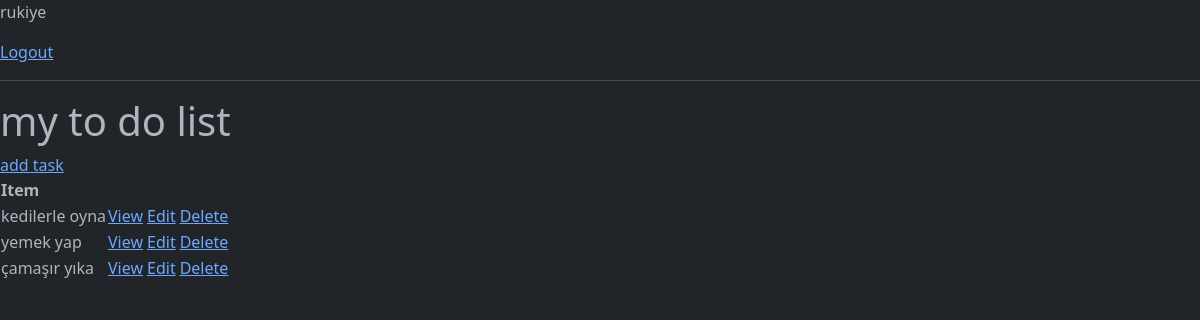
The app's page / (signed in) with its own data.
### base/models.py (models this page shows, shortened)
class Task(models.Model):
    user = models.ForeignKey(User, on_delete=models.CASCADE, null=True, blank=True)
    title = models.CharField(max_length=200, null=True, blank=True)
    description = models.TextField(null=True, blank=True)
    complete = models.BooleanField(default=False)
    create = models.DateTimeField(auto_now_add=True)
    class Meta:
        ordering = ['complete']

### base/views.py (the view)
# urls.py: path('', TaskList.as_view(), name='tasks'),
class TaskList(ListView):
    model = Task
    context_object_name = 'tasks'

### base/templates/base/task_list.html (shortened to what this page needs)
<!doctype html>
<html lang="en" data-bs-theme="dark">
  <head>
    <link href="https://cdn.jsdelivr.net/npm/bootstrap@5.3.0/dist/css/bootstrap.min.css" rel="stylesheet">
  </head>
  <body>
    {% if request.user.is_authenticated %}
      <p>{{request.user}} </p>
      <a href="{% url 'logout' %}">Logout</a>
    {% else %}
      <a href="{% url 'login' %}">Login</a>
    {% endif %}
    <hr>
    <h1>my to do list</h1>
    <a href="{% url 'task-create' %}">add task</a>
    <table>
        <tr>
            <th>Item</th>
            <th></th>
            <th></th>
        </tr>
        {% for task in tasks %}
        <tr>
            <td>{{task.title}}</td>
            <td><a href="{% url 'task' task.id %}">View</a></td>
            <th></th>
            <td><a href="{% url 'task-update' task.id %}">Edit</a></td>
            <th></th>
            <td><a href="{% url 'task-delete' task.id %}">Delete</a></td>
          </tr>
        {% empty %}
        <h3>no items in list</h3>
        {% endfor %}
    </table>
  </body>
</html>

### records on screen
Task: title "kedilerle oyna"
Task: title "yemek yap"
Task: title "çamaşır yıka"

### other values on screen
{{ request.user }} "rukiye"
